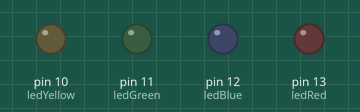
Simulated run of this sketch. Board: Arduino Uno, built with avr-gcc and run on an emulated ATmega328P. On the bench: output pins drawn as LEDs (lit = HIGH).

Above: at 0.2 s.
At 1.0 s:
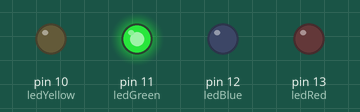
At 1.8 s:
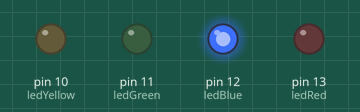
At 3.8 s:
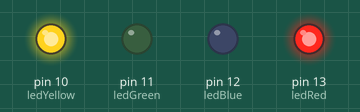
At 5.8 s:
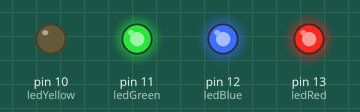
At 7.8 s:
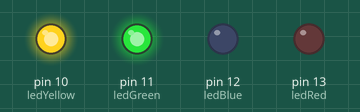
Timing chart, 0 to 8.3 s (numbered marks = the images above):
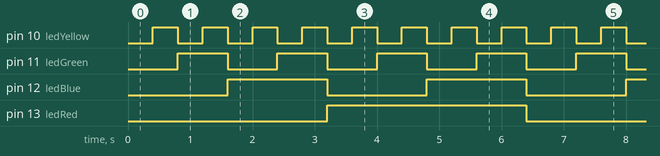

The sketch:

assignment_2.ino
```cpp
 int ledRed = 13;  //setting pins
int ledBlue = 12;
int ledGreen = 11;
int ledYellow = 10;

int s_delay = 400; //setting delay

void setup() {

pinMode(ledRed, OUTPUT);
pinMode(ledBlue, OUTPUT);
pinMode(ledGreen, OUTPUT);
pinMode(ledYellow, OUTPUT);
}

void loop() {
//0
  digitalWrite(ledRed, LOW);
  digitalWrite(ledBlue, LOW);
  digitalWrite(ledGreen, LOW);
  digitalWrite(ledYellow, LOW);

  delay(s_delay);

//1
  digitalWrite(ledRed, LOW);
  digitalWrite(ledBlue, LOW);
  digitalWrite(ledGreen, LOW);
  digitalWrite(ledYellow, HIGH);

  delay(s_delay);

 //2
  digitalWrite(ledRed, LOW);
  digitalWrite(ledBlue, LOW);
  digitalWrite(ledGreen, HIGH);
  digitalWrite(ledYellow, LOW);

  delay(s_delay);

  //3
  digitalWrite(ledRed, LOW);
  digitalWrite(ledBlue, LOW);
  digitalWrite(ledGreen, HIGH);
  digitalWrite(ledYellow, HIGH);

  delay(s_delay);

  //4
  digitalWrite(ledRed, LOW);
  digitalWrite(ledBlue, HIGH);
  digitalWrite(ledGreen, LOW);
  digitalWrite(ledYellow, LOW);

  delay(s_delay);

  //5
  digitalWrite(ledRed, LOW);
  digitalWrite(ledBlue, HIGH);
  digitalWrite(ledGreen, LOW);
  digitalWrite(ledYellow, HIGH);

  delay(s_delay);

  //6
  digitalWrite(ledRed, LOW);
  digitalWrite(ledBlue, HIGH);
  digitalWrite(ledGreen, HIGH);
  digitalWrite(ledYellow, LOW);

  delay(s_delay);

  //7
  digitalWrite(ledRed, LOW);
  digitalWrite(ledBlue, HIGH);
  digitalWrite(ledGreen, HIGH);
  digitalWrite(ledYellow, HIGH);

  delay(s_delay);

  //8
  digitalWrite(ledRed, HIGH);
  digitalWrite(ledBlue, LOW);
  digitalWrite(ledGreen, LOW);
  digitalWrite(ledYellow, LOW);

  delay(s_delay);

  //9
  digitalWrite(ledRed, HIGH);
  digitalWrite(ledBlue, LOW);
  digitalWrite(ledGreen, LOW);
  digitalWrite(ledYellow, HIGH);

  delay(s_delay);

  //10
  digitalWrite(ledRed, HIGH);
  digitalWrite(ledBlue, LOW);
  digitalWrite(ledGreen, HIGH);
  digitalWrite(ledYellow, LOW);

  delay(s_delay);

  //11
  digitalWrite(ledRed, HIGH);
  digitalWrite(ledBlue, LOW);
  digitalWrite(ledGreen, HIGH);
  digitalWrite(ledYellow, HIGH);

  delay(s_delay);

  //12
  digitalWrite(ledRed, HIGH);
  digitalWrite(ledBlue, HIGH);
  digitalWrite(ledGreen, LOW);
  digitalWrite(ledYellow, LOW);

  delay(s_delay);

  //13
  digitalWrite(ledRed, HIGH);
  digitalWrite(ledBlue, HIGH);
  digitalWrite(ledGreen, LOW);
  digitalWrite(ledYellow, HIGH);

  delay(s_delay);

  //14
  digitalWrite(ledRed, HIGH);
  digitalWrite(ledBlue, HIGH);
  digitalWrite(ledGreen, HIGH);
  digitalWrite(ledYellow, LOW);

  delay(s_delay);

  //15
  digitalWrite(ledRed, HIGH);
  digitalWrite(ledBlue, HIGH);
  digitalWrite(ledGreen, HIGH);
  digitalWrite(ledYellow, HIGH);

  delay(s_delay);
}
```

Measured:
- by itself, pin 10 (ledYellow): alternates HIGH for 0.40 s and LOW for 0.40 s
- by itself, pin 11 (ledGreen): alternates HIGH for 0.80 s and LOW for 0.80 s
- by itself, pin 12 (ledBlue): alternates HIGH for 1.6 s and LOW for 1.6 s
- by itself, pin 13 (ledRed): alternates HIGH for 3.2 s and LOW for 3.2 s
